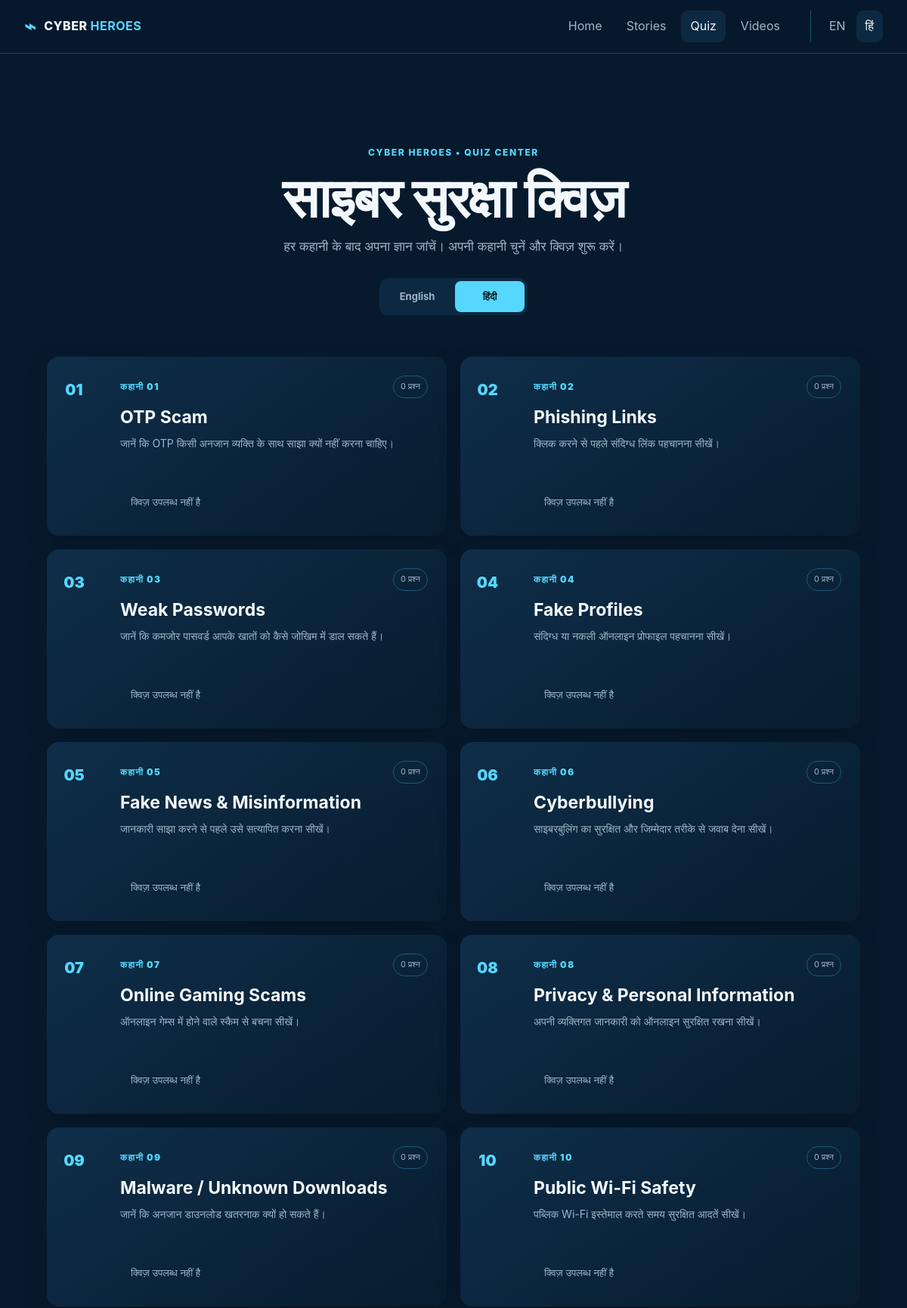
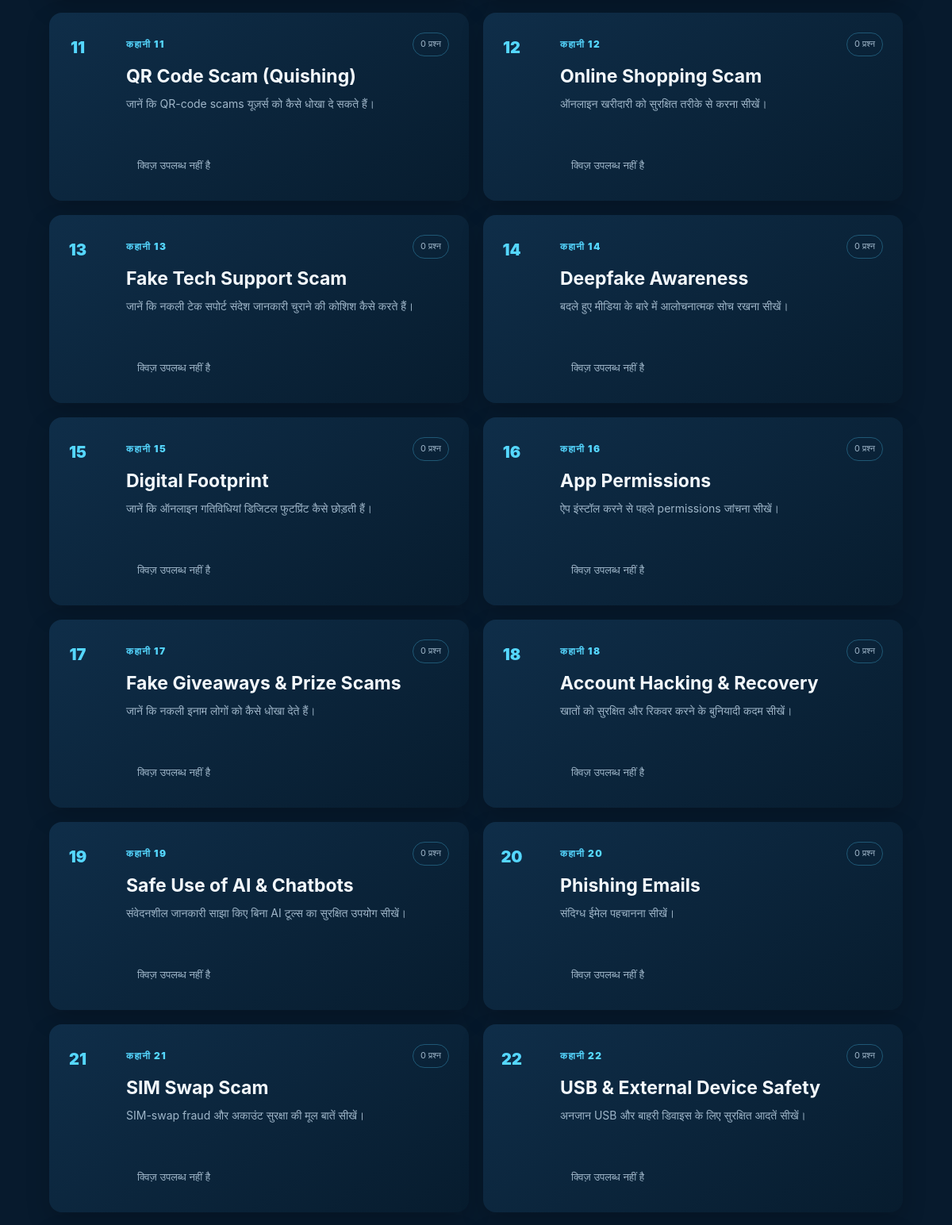
Screenshot of /quiz_index.php?lang=hindi (upper part) with the database file from the repository (2 pictures, top to bottom).
### tables this page shows
CREATE TABLE IF NOT EXISTS stories (
    id INT UNSIGNED AUTO_INCREMENT PRIMARY KEY,
    story_number INT UNSIGNED NOT NULL UNIQUE,
    title_en VARCHAR(255) NOT NULL,
    title_hi VARCHAR(255) NOT NULL,
    description_en TEXT NULL,
    description_hi TEXT NULL,
    lesson_en TEXT NULL,
    lesson_hi TEXT NULL,
    is_active TINYINT(1) NOT NULL DEFAULT 1,
    created_at TIMESTAMP DEFAULT CURRENT_TIMESTAMP,
    updated_at TIMESTAMP DEFAULT CURRENT_TIMESTAMP ON UPDATE CURRENT_TIMESTAMP
);

### config/app.php (called while the page is built, shortened)
<?php
function e(?string $value): string
{
    return htmlspecialchars($value ?? '', ENT_QUOTES, 'UTF-8');
}

### quiz_index.php (the view, shortened to what this page needs)
<?php
require_once __DIR__ . '/config/database.php';
$stmt = $pdo->query(
    'SELECT
        s.id,
        s.story_number,
        s.title_en,
        s.title_hi,
        s.description_en,
        s.description_hi,
        COUNT(q.id) AS question_count
     FROM stories s
     LEFT JOIN quiz_questions q ON q.story_id = s.id
     WHERE s.is_active = 1
     GROUP BY
        s.id,
        s.story_number,
        s.title_en,
        s.title_hi,
        s.description_en,
        s.description_hi
     ORDER BY s.story_number ASC'
);
$stories = $stmt->fetchAll();
require __DIR__ . '/includes/header.php';
?>
<section class="quiz-index section-shell">
    <div class="quiz-index-hero">
        <span class="eyebrow">CYBER HEROES • QUIZ CENTER</span>
        <h1>
            <?= $lang === 'hindi' ? 'साइबर सुरक्षा क्विज़' : 'Cybersecurity Quiz' ?>
        </h1>
        <p>
            <?= $lang === 'hindi'
                ? 'हर कहानी के बाद अपना ज्ञान जांचें। अपनी कहानी चुनें और क्विज़ शुरू करें।'
                : 'Test your cybersecurity knowledge after each story. Choose a story and start its quiz.'
            ?>
        </p>
        <div class="quiz-language">
            <a
                class="<?= $lang === 'english' ? 'active' : '' ?>"
                href="quiz_index.php?lang=english"
            >
                English
            </a>
            <a
                class="<?= $lang === 'hindi' ? 'active' : '' ?>"
                href="quiz_index.php?lang=hindi"
            >
                हिंदी
            </a>
        </div>
    </div>
    <div class="quiz-index-grid">
        <?php foreach ($stories as $story): ?>
            <?php
                $number = (int)$story['story_number'];
                $title = $lang === 'hindi'
                    ? $story['title_hi']
                    : $story['title_en'];
                $description = $lang === 'hindi'
                    ? $story['description_hi']
                    : $story['description_en'];
                $questionCount = (int)$story['question_count'];
                $quizUrl = 'quiz.php?id=' . (int)$story['id']
                    . '&lang=' . e($lang);
            ?>
            <article class="quiz-index-card">
                <div class="quiz-card-number">
                    <?= str_pad((string)$number, 2, '0', STR_PAD_LEFT) ?>
                </div>
                <div class="quiz-card-content">
                    <div class="quiz-card-top">
                        <span class="quiz-card-label">
                            <?= $lang === 'hindi' ? 'कहानी' : 'STORY' ?>
                            <?= str_pad((string)$number, 2, '0', STR_PAD_LEFT) ?>
                        </span>
                        <span class="quiz-question-count">
                            <?= $questionCount ?> <?= $lang === 'hindi' ? 'प्रश्न' : 'Questions' ?>
                        </span>
                    </div>
                    <h2>
                        <?= e((string)$title) ?>
                    </h2>
                    <p>
                        <?= e((string)$description) ?>
                    </p>
                    <?php if ($questionCount > 0): ?>
                        <a class="quiz-start-button" href="<?= e($quizUrl) ?>">
                            <?= $lang === 'hindi'
                                ? 'क्विज़ शुरू करें →'
                                : 'Take Quiz →'
                            ?>
                        </a>
                    <?php else: ?>
                        <span class="quiz-coming-soon">
                            <?= $lang === 'hindi'
                                ? 'क्विज़ उपलब्ध नहीं है'
                                : 'Quiz not available'
                            ?>
                        </span>
                    <?php endif; ?>
                </div>
            </article>
        <?php endforeach; ?>
    </div>
</section>
<?php require __DIR__ . '/includes/footer.php'; ?>

### assets/css/style.css (style rules this page uses)
:root { --bg: #071a2d; --surface: #0d2942; --surface-2: #102f4b; --line: #1d4d70; --text: #f3f8fc; --muted: #9fb6c9; --cyan: #55d7ff; --cyan-dark: #168db5; --max: 1180px; --radius: 14px; }
* { box-sizing: border-box; }
html { scroll-behavior: smooth; }
body { margin: 0; background: var(--bg); color: var(--text); font-family: Inter, Segoe UI, Arial, sans-serif; line-height: 1.6; }
a { color: inherit; }
.section-shell { max-width: var(--max); margin: auto; padding: 72px 22px; }
.eyebrow { color: var(--cyan); font-size: 12px; font-weight: 800; letter-spacing: 1.6px; }
h1 { font-size: clamp(42px, 7vw, 78px); line-height: 1.02; margin: 14px 0 22px; letter-spacing: -2px; }
h2 { font-size: 32px; margin: 10px 0; }
p { color: var(--muted); }

### assets/css/quiz.css (style rules this page uses)
.quiz-language { display: inline-flex; gap: 5px; padding: 4px; border: 1px solid var(--line); border-radius: 10px; background: rgba(13,41,66,.65); }
.quiz-language a { padding: 8px 13px; color: var(--muted); text-decoration: none; border-radius: 7px; font-weight: 700; font-size: 13px; }
.quiz-language a.active { background: var(--cyan); color: #071a2d; }

### assets/css/quiz_index.css (style rules this page uses)
.quiz-index { max-width: 1120px; margin: 0 auto; }
.quiz-index-hero { text-align: center; padding: 45px 0 55px; }
.quiz-index-hero h1 { margin: 12px 0 14px; font-size: clamp(42px, 6vw, 72px); line-height: 1; letter-spacing: -2px; }
.quiz-index-hero p { max-width: 700px; margin: 0 auto; color: var(--muted); font-size: 17px; line-height: 1.7; }
.quiz-language { display: inline-flex; gap: 4px; margin-top: 28px; padding: 4px; border: 1px solid var(--border); border-radius: 12px; background: var(--surface); }
.quiz-language a { display: inline-flex; align-items: center; justify-content: center; min-width: 92px; padding: 10px 16px; border-radius: 8px; color: var(--muted); text-decoration: none; font-weight: 700; }
.quiz-language a.active { background: var(--cyan); color: #061521; }
.quiz-index-grid { display: grid; grid-template-columns: 1fr 1fr; gap: 18px; }
.quiz-index-card { display: grid; grid-template-columns: 72px 1fr; min-height: 220px; overflow: hidden; border: 1px solid var(--border); border-radius: 16px; background: linear-gradient( 145deg, rgba(16, 48, 76, .9), rgba(7, 28, 46, .96) ); box-shadow: 0 12px 30px rgba(0, 0, 0, .18); transition: transform .2s ease, border-color .2s ease, box-shadow .2s ease; }
.quiz-card-number { display: flex; align-items: flex-start; justify-content: center; padding-top: 28px; border-right: 1px solid var(--border); color: var(--cyan); font-size: 20px; font-weight: 900; }
.quiz-card-content { padding: 25px 25px 24px; }
.quiz-card-top { display: flex; align-items: center; justify-content: space-between; gap: 12px; margin-bottom: 12px; }
.quiz-card-label { color: var(--cyan); font-size: 12px; font-weight: 900; letter-spacing: 1.4px; }
.quiz-question-count { padding: 5px 9px; border: 1px solid rgba(79, 209, 255, .3); border-radius: 999px; color: var(--muted); font-size: 11px; white-space: nowrap; }
.quiz-card-content h2 { margin: 0 0 10px; font-size: 23px; line-height: 1.2; }
.quiz-card-content p { min-height: 48px; margin: 0 0 20px; color: var(--muted); font-size: 14px; line-height: 1.6; }
.quiz-coming-soon { display: inline-flex; padding: 10px 14px; border: 1px solid var(--border); border-radius: 9px; color: var(--muted); font-size: 13px; }

### rows the page displays
stories: story_number "01", questionCount "0", title_hi "OTP Scam", description_hi "जानें कि OTP किसी अनजान व्यक्ति के साथ साझा क्यों नहीं करना चाहिए।"
stories: story_number "02", questionCount "0", title_hi "Phishing Links", description_hi "क्लिक करने से पहले संदिग्ध लिंक पहचानना सीखें।"
stories: story_number "03", questionCount "0", title_hi "Weak Passwords", description_hi "जानें कि कमजोर पासवर्ड आपके खातों को कैसे जोखिम में डाल सकते हैं।"
stories: story_number "04", questionCount "0", title_hi "Fake Profiles", description_hi "संदिग्ध या नकली ऑनलाइन प्रोफाइल पहचानना सीखें।"
stories: story_number "05", questionCount "0", title_hi "Fake News & Misinformation", description_hi "जानकारी साझा करने से पहले उसे सत्यापित करना सीखें।"
stories: story_number "06", questionCount "0", title_hi "Cyberbullying", description_hi "साइबरबुलिंग का सुरक्षित और जिम्मेदार तरीके से जवाब देना सीखें।"
stories: story_number "07", questionCount "0", title_hi "Online Gaming Scams", description_hi "ऑनलाइन गेम्स में होने वाले स्कैम से बचना सीखें।"
stories: story_number "08", questionCount "0", title_hi "Privacy & Personal Information", description_hi "अपनी व्यक्तिगत जानकारी को ऑनलाइन सुरक्षित रखना सीखें।"
stories: story_number "09", questionCount "0", title_hi "Malware / Unknown Downloads", description_hi "जानें कि अनजान डाउनलोड खतरनाक क्यों हो सकते हैं।"
stories: story_number "10", questionCount "0", title_hi "Public Wi-Fi Safety", description_hi "पब्लिक Wi-Fi इस्तेमाल करते समय सुरक्षित आदतें सीखें।"
stories: story_number "11", questionCount "0", title_hi "QR Code Scam (Quishing)", description_hi "जानें कि QR-code scams यूज़र्स को कैसे धोखा दे सकते हैं।"
stories: story_number "12", questionCount "0", title_hi "Online Shopping Scam", description_hi "ऑनलाइन खरीदारी को सुरक्षित तरीके से करना सीखें।"
stories: story_number "13", questionCount "0", title_hi "Fake Tech Support Scam", description_hi "जानें कि नकली टेक सपोर्ट संदेश जानकारी चुराने की कोशिश कैसे करते हैं।"
stories: story_number "14", questionCount "0", title_hi "Deepfake Awareness", description_hi "बदले हुए मीडिया के बारे में आलोचनात्मक सोच रखना सीखें।"
stories: story_number "15", questionCount "0", title_hi "Digital Footprint", description_hi "जानें कि ऑनलाइन गतिविधियां डिजिटल फुटप्रिंट कैसे छोड़ती हैं।"
stories: story_number "16", questionCount "0", title_hi "App Permissions", description_hi "ऐप इंस्टॉल करने से पहले permissions जांचना सीखें।"
stories: story_number "17", questionCount "0", title_hi "Fake Giveaways & Prize Scams", description_hi "जानें कि नकली इनाम लोगों को कैसे धोखा देते हैं।"
stories: story_number "18", questionCount "0", title_hi "Account Hacking & Recovery", description_hi "खातों को सुरक्षित और रिकवर करने के बुनियादी कदम सीखें।"
stories: story_number "19", questionCount "0", title_hi "Safe Use of AI & Chatbots", description_hi "संवेदनशील जानकारी साझा किए बिना AI टूल्स का सुरक्षित उपयोग सीखें।"
stories: story_number "20", questionCount "0", title_hi "Phishing Emails", description_hi "संदिग्ध ईमेल पहचानना सीखें।"
stories: story_number "21", questionCount "0", title_hi "SIM Swap Scam", description_hi "SIM-swap fraud और अकाउंट सुरक्षा की मूल बातें सीखें।"
stories: story_number "22", questionCount "0", title_hi "USB & External Device Safety", description_hi "अनजान USB और बाहरी डिवाइस के लिए सुरक्षित आदतें सीखें।"
